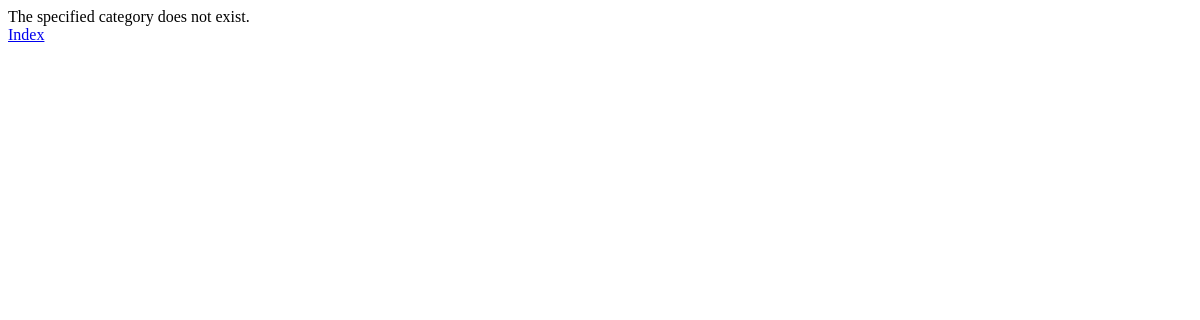
/rango/category/python/, run on an earlier commit of the app's database.
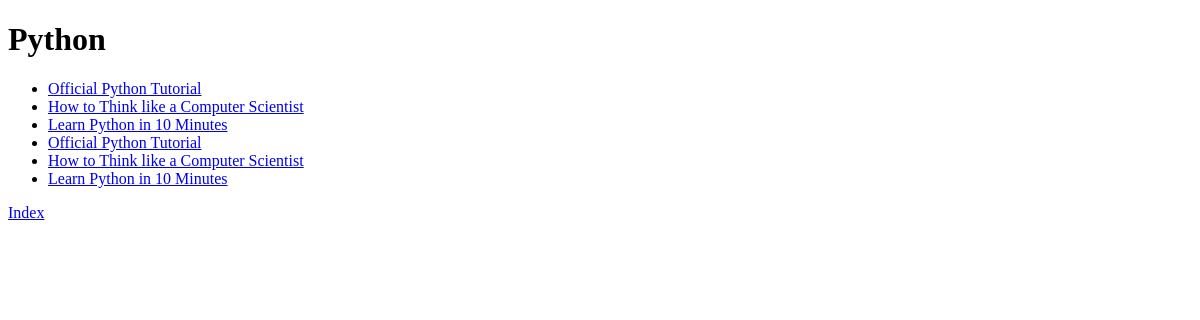
And on a later commit of the database.
### rango/models.py (models this page shows, shortened)
class Category(models.Model):
    name = models.CharField(max_length=128 , unique=True)
    views = models.IntegerField(default=0)
    likes = models.IntegerField(default=0)
    slug = models.SlugField(unique=True)
    class Meta:
        verbose_name_plural = 'Categories'

class Page(models.Model):
    category = models.ForeignKey(Category, on_delete=models.CASCADE)
    title = models.CharField(max_length=128)
    url = models.URLField()
    views = models.IntegerField(default=0)

### rango/views.py (the view)
# urls.py: path('category/<slug:category_name_slug>/',views.show_category,name='show_category'),
def show_category(request, category_name_slug):
    context_dict = {}
    try:
        category = Category.objects.get(slug=category_name_slug)
        pages = Page.objects.filter(category=category)
        context_dict['pages']= pages
        context_dict['category']= category
    except Category.DoesNotExist:
        context_dict['category']= None
        context_dict['pages']= None
    return render(request, 'rango/category.html',context = context_dict)

### templates/rango/category.html (shortened to what this page needs)
<!DOCTYPE html>
    <html>
        <head>
        </head>
        <body>
            <div>
            {% if category %}
                <h1>{{ category.name }}</h1>
                {% if pages %}
                <ul>
                    {% for page in pages %}
                    <li><a href="{{ page.url }}">{{ page.title }}</a></li>
                    {% endfor %}
                </ul>
                {% else %}
                <strong>No pages currently in category.</strong>
                {% endif %}
            {% else %}
                The specified category does not exist.
            {% endif %}
            </div>
            <div>
                    <a href="/rango/">Index</a><br />
                    </div>
        </body>
</html>

What changed in the data, as far as the page shows it:
now on this page (row unchanged): Category: name "Python"
now on this page (row edited): Page: title "Official Python Tutorial"
now on this page (row edited): Page: title "How to Think like a Computer Scientist"
now on this page (row edited): Page: title "Learn Python in 10 Minutes"
added Page: title "Official Python Tutorial"
added Page: title "How to Think like a Computer Scientist"
added Page: title "Learn Python in 10 Minutes"
Also different on the page:
text no longer shown: "The specified category does not exist."
